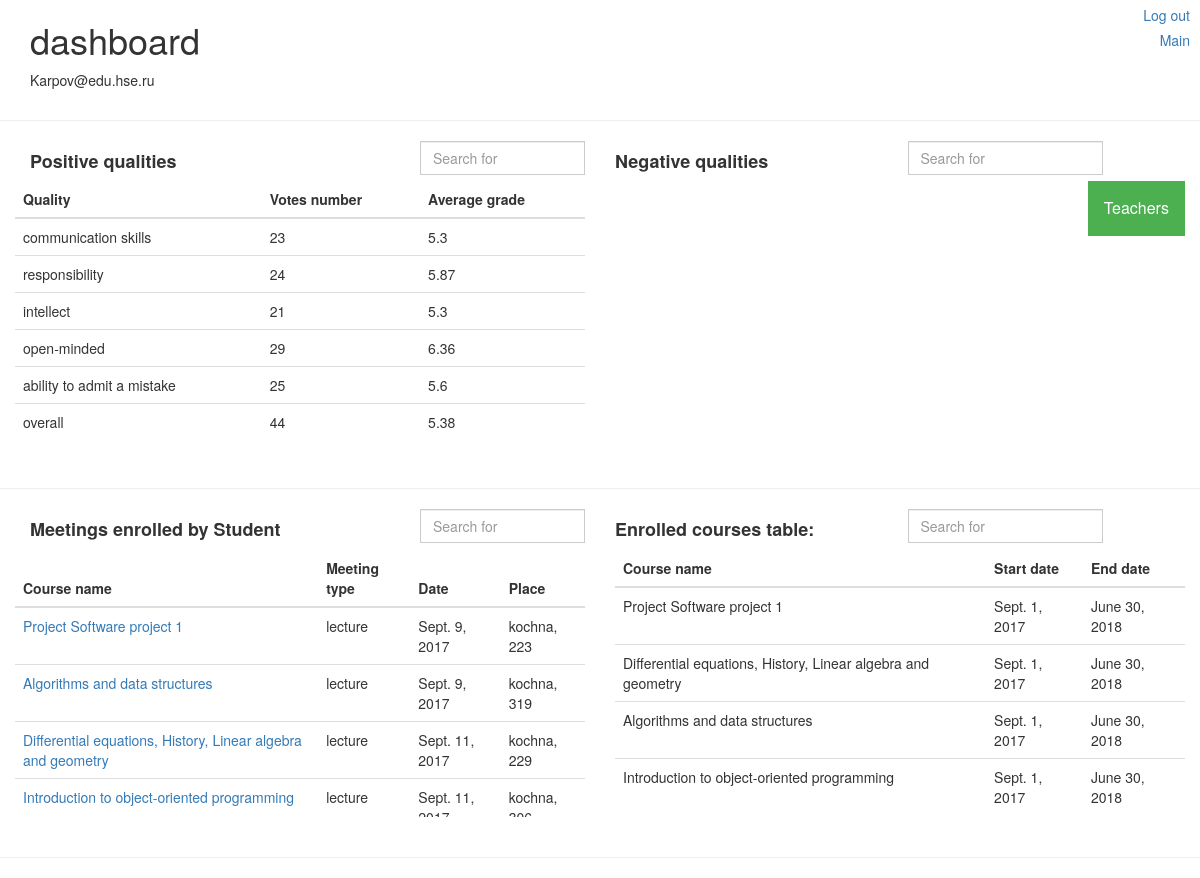
/dashboard (signed in), run on the app's committed database.
### app/models.py (models this page shows, shortened)
class Merit(models.Model):
    name = models.CharField(max_length=45)
    description = models.CharField(max_length=50, blank=True, null=True)

class Meeting(models.Model):
    date = models.DateField()
    place = models.CharField(max_length=50, blank=True, null=True)
    course = models.ForeignKey(Course, on_delete=models.SET_NULL, blank=True, null=True)
    meeting_type = models.ForeignKey(MeetingType, on_delete=models.SET_NULL, blank=True, null=True)
    def __str__(self):
        return 'course {}; meeting_type {}; date {}/{}/{}; place {}'.format(
            self.course, self.meeting_type, self.date.day, self.date.month, self.date.year, self.place)

class Course(models.Model):
    name = models.CharField(max_length=50)
    description = models.CharField(max_length=50, blank=True, null=True)
    start_date = models.DateField(blank=True, null=True)
    end_date = models.DateField(blank=True, null=True)
    def __str__(self):
        return self.name

class MeetingType(models.Model):
    description = models.CharField(max_length=50)
    def __str__(self):
        return self.description

### app/views.py (the view)
# urls.py: url(r'dashboard', views.dashboard, name='dashboard'),
def dashboard(request):
    current_user = request.user
    context = {'courses_enrolled': [],
               'first_name': current_user.first_name,
               'last_name': current_user.last_name,
               'email': current_user.email,
               'meeting_enrolled': []}
    students_enrolled = StudentEnrolled.objects.filter(student__user=current_user)
    for student_enrolled in students_enrolled:
        course_info = {'course_name': student_enrolled.course.name,
                       'start_date': student_enrolled.course.start_date,
                       'end_date': student_enrolled.course.end_date}
        context.get('courses_enrolled').append(course_info)
    students_attended = StudentAttends.objects.filter(student__user=current_user)
    for student_attended in students_attended:
        meeting = student_attended.meeting
        context.get('meeting_enrolled').append(meeting)
    meetings_list = sorted(context["meeting_enrolled"], key=lambda x: x.date)
    context["meeting_enrolled"] = meetings_list
    print(context["meeting_enrolled"])
    grade_actions = GradeAction.objects.all().filter(graded=current_user)
    context['positive_qualities'] = {}
    context['negative_qualities'] = {}
    def incr_average(merit, plus):
        last_count = merit[0]
        average = merit[1]
        merit[0] = last_count + 1
        merit[1] = round((average * last_count + plus) / merit[0], 2)
    for grade in grade_actions:
        merit = grade.merit
        if context['positive_qualities'].get(merit.name) == None:
            context['positive_qualities'][merit.name] = [0, 0]
        incr_average(context['positive_qualities'][merit.name], grade.grade)
    teachers_names = [teacher.user.username for teacher in Teacher.objects.all()]
    context["teachers_names"] = teachers_names
    return render(request, 'app/dashboard.html', context)

### app/templates/app/dashboard.html (shortened to what this page needs)
<!DOCTYPE html>
<html lang="en">
<head>
  <link rel="stylesheet" href="https://maxcdn.bootstrapcdn.com/bootstrap/3.3.7/css/bootstrap.min.css">
</head>
<body>
<a class="logoutLblPos hover" href="/accounts/logout">Log out</a>
<a class="mainLblPos hover" href="/">Main</a>
<div class="container">
  <h1>{{ first_name }} {{last_name}} dashboard</h1>
  <p>{{ email }}<p>
</div>
<hr />
<div class="container">
	<div class="row">
        <div class="col-md-4">
            <h4> <b> Positive qualities</b> </h4>
        </div>
        <div class="col-md-2">
            <form action="#" method="get">
                <div class="input-group">
                    <input class="form-control" id="system-search2" name="q" placeholder="Search for" required>
                </div>
            </form>
        </div>
        <div class="col-md-3">
            <h4> <b> Negative qualities </b> </h4>
        </div>
        <div class="col-md-3">
            <form action="#" method="get">
                <div class="input-group">
                    <input class="form-control" id="system-searc3" name="q" placeholder="Search for" required>
                </div>
            </form>
        </div>
        <br /><br />
    <div class="row">
		<div class="col-md-6" style="overflow-y:scroll; height: 200pt;">
    	 <table class="table table-list-search2 table-responsive">
                    <thead>
                        <tr>
                            <th>Quality</th>
                            <th>Votes number</th>
                            <th>Average grade</th>
                        </tr>
                    </thead>
                    <tbody class="scrollit">
                        {% for merit, item in positive_qualities.items %}
                            <tr>
                                <td>{{ merit }}</td>
                                <td>{{ item.0 }}</td>
                                <td>{{ item.1 }}</td>
                            </tr>
                        {% endfor %}
                    </tbody>
                </table>
		</div>
        <div class="col-md-6" style="overflow-y:scroll; height: 200pt;">
        <div class="dropdown">
        <button onclick="myFunction()" class="dropbtn">Teachers</button>
        </div>
		</div>
    </div>
	</div>
</div>
<br />
<hr />
<div class="container">
	<div class="row">
        <div class="col-md-4">
            <h4> <b> Meetings enrolled by Student</b> </h4>
        </div>
        <div class="col-md-2">
            <form action="#" method="get">
                <div class="input-group">
                    <input class="form-control" id="system-search1" name="q" placeholder="Search for" required>
                </div>
            </form>
        </div>
        <div class="col-md-3">
            <h4> <b> Enrolled courses table: </b> </h4>
        </div>
        <div class="col-md-3">
            <form action="#" method="get">
                <div class="input-group">
                    <input class="form-control" id="system-search" name="q" placeholder="Search for" required>
                </div>
            </form>
        </div>
        <br /><br />
    <div class="row">
		<div class="col-md-6" style="overflow-y:scroll; height: 200pt;">
    	 <table class="table table-list-search1 table-responsive">
                    <thead>
                        <tr>
                            <th>Course name</th>
                            <th>Meeting type</th>
                            <th>Date</th>
                            <th>Place</th>
                        </tr>
                    </thead>
                    <tbody class="scrollit">
                        {% for meeting in meeting_enrolled %}
                            <tr>
                                <td><a href="{% url 'app:meeting_results' meeting.id%}">{{ meeting.course }}</a></td>
                                <td>{{ meeting.meeting_type }}</td>
                                <td>{{ meeting.date }}</td>
                                <td>{{ meeting.place }}</td>
                            </tr>
                        {% endfor %}
                    </tbody>
                </table>
		</div>
        <div class="col-md-6" style="overflow-y:scroll; height: 200pt;">
    	 <table class="table table-list-search table-responsive">
                    <thead>
                        <tr>
                            <th>Course name</th>
                            <th>Start date</th>
                            <th>End date</th>
                        </tr>
                    </thead>
                    <tbody>
                        {% for course in courses_enrolled %}
                            <tr>
                                <td>{{ course.course_name }}</td>
                                <td>{{ course.start_date }}</td>
                                <td>{{ course.end_date }}</td>
                            </tr>
                        {% endfor %}
                    </tbody>
                </table>
		</div>
    </div>
	</div>
</div>
<br />
<hr />
</body>
</html>

### app/templates/app/dashboard.html (style rules this page uses)
.logoutLblPos { position:fixed; right:10px; top:5px; }
.mainLblPos { position:fixed; right:10px; top:30px; }
.dropbtn { background-color: #4CAF50; color: white; padding: 16px; font-size: 16px; border: none; cursor: pointer; }
.dropdown { float: right; position: relative; display: inline-block; }

### data on the page
Merit: positive_qualities "communication skills"
Merit: positive_qualities "responsibility"
Merit: positive_qualities "intellect"
Merit: positive_qualities "open-minded"
Merit: positive_qualities "ability to admit a mistake"
Merit: positive_qualities "overall"
Meeting: course "Project Software project 1", meeting_type "lecture", date "Sept. 9, 2017", place "kochna, 223"
Meeting: course "Algorithms and data structures", meeting_type "lecture", date "Sept. 9, 2017", place "kochna, 319"
Meeting: course "Differential equations, History, Linear algebra and geometry", meeting_type "lecture", date "Sept. 11, 2017", place "kochna, 229"
Meeting: course "Introduction to object-oriented programming", meeting_type "lecture", date "Sept. 11,…", place "kochna,…"
Course: course_name "Project Software project 1", start_date "Sept. 1, 2017", end_date "June 30, 2018"
Course: course_name "Differential equations, History, Linear algebra and geometry", start_date "Sept. 1, 2017", end_date "June 30, 2018"
Course: course_name "Algorithms and data structures", start_date "Sept. 1, 2017", end_date "June 30, 2018"
Course: course_name "Introduction to object-oriented programming", start_date "Sept. 1, 2017", end_date "June 30, 2018"

### other printed values
{{ email }} "Karpov@edu.hse.ru"
{{ item.0 }} "23" "24" "21" "29" "25" "44"
{{ item.1 }} "5.3" "5.87" "5.3" "6.36" "5.6" "5.38"
